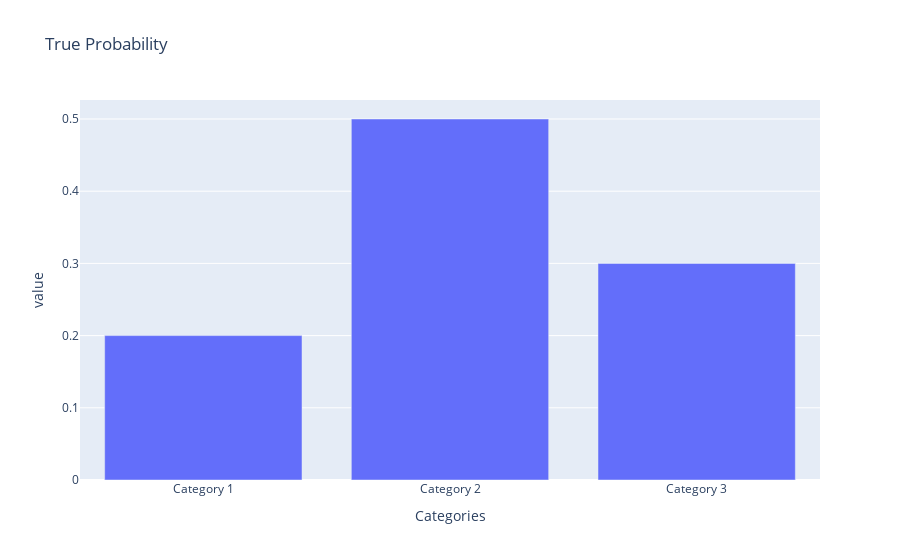
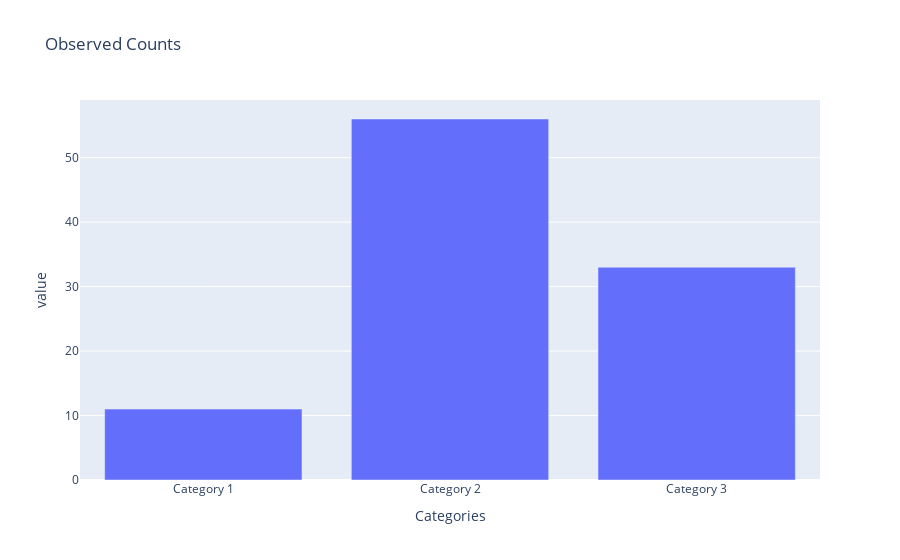

Source (notebook cell) for these figures, in order:
### Markdown cell above
# Question 3
---

### Code cell
import numpy as np
from scipy import stats
import plotly.figure_factory as ff  
import plotly.express as px
import random

random.seed(10)

###############################################################################
# 1. Define the true probabilities (theta) for 3 categories:
###############################################################################
theta = np.array([0.2, 0.5, 0.3]) 

###############################################################################
# 2. Draw a sample x from the multinomial distribution:
###############################################################################
N = 100  # total count (number of "trials")
x = np.random.multinomial(N, theta)

###############################################################################
# 3. Visualize the Multinomial distribution and the observed sample:
###############################################################################
categories = ["Category 1", "Category 2", "Category 3"]
truedata = {
    "Categories": ["Category 1", "Category 2", "Category 3"],
    "value": theta
}
obsdata = {
    "Categories": ["Category 1", "Category 2", "Category 3"],
    "value": x
}

fig = px.bar(truedata, x="Categories", y="value", title="True Probability")
fig.show('png')

fig = px.bar(obsdata, x="Categories", y="value", title="Observed Counts")
fig.show('png')

###############################################################################
# 4. Create Ternary plot of the prior and posterior distributions
###############################################################################
p1 = np.linspace(0,1,100)
p2 = 1-p1.copy()
p_ = np.linspace(0,1,100)
p1 = (p1[np.newaxis,:]*p_[:,np.newaxis]).flatten()
p2 = (p2[np.newaxis,:]*p_[:,np.newaxis]).flatten()
p3 = 1-p1-p2
p = np.c_[p1,p2,p3]

alpha_prior = np.array([1.1, 1.1, 1.1])  # Prior alpha values
dirichlet_prior = stats.dirichlet(alpha=alpha_prior)
dirichlet_prior_densities = dirichlet_prior.pdf(p.T)

fig = ff.create_ternary_contour(p.T, dirichlet_prior.pdf(p.T),
                                pole_labels=['p1', 'p2', 'p3'],
                                interp_mode='cartesian',
                                showscale=True)
fig.show('png')

alpha_post = np.array([1.1, 1.1, 1.1]) + x  # Prior alpha values
dirichlet_post = stats.dirichlet(alpha=alpha_post)
dirichlet_post_densities = dirichlet_post.pdf(p.T)

fig = ff.create_ternary_contour(p.T, dirichlet_post.pdf(p.T),
                                pole_labels=['p1', 'p2', 'p3'],
                                interp_mode='cartesian',
                                showscale=True)
fig.show('png')

### Figure 1 — Plotly figure (JSON) as saved in the notebook; plotly's stock layout.template omitted (floating-point values rounded to 4 significant figures)
{"data": [{"alignmentgroup": "True", "hovertemplate": "Categories=%{x}<br>value=%{y}<extra></extra>", "legendgroup": "", "marker": {"color": "#636efa", "pattern": {"shape": ""}}, "name": "", "offsetgroup": "", "orientation": "v", "showlegend": false, "textposition": "auto", "type": "bar", "x": ["Category 1", "Category 2", "Category 3"], "xaxis": "x", "y": [0.2, 0.5, 0.3], "yaxis": "y"}], "layout": {"barmode": "relative", "legend": {"tracegroupgap": 0}, "title": {"text": "True Probability"}, "xaxis": {"anchor": "y", "domain": [0, 1], "title": {"text": "Categories"}}, "yaxis": {"anchor": "x", "domain": [0, 1], "title": {"text": "value"}}}}

### Figure 2 — Plotly figure (JSON) as saved in the notebook; plotly's stock layout.template omitted (floating-point values rounded to 4 significant figures)
{"data": [{"alignmentgroup": "True", "hovertemplate": "Categories=%{x}<br>value=%{y}<extra></extra>", "legendgroup": "", "marker": {"color": "#636efa", "pattern": {"shape": ""}}, "name": "", "offsetgroup": "", "orientation": "v", "showlegend": false, "textposition": "auto", "type": "bar", "x": ["Category 1", "Category 2", "Category 3"], "xaxis": "x", "y": [11, 56, 33], "yaxis": "y"}], "layout": {"barmode": "relative", "legend": {"tracegroupgap": 0}, "title": {"text": "Observed Counts"}, "xaxis": {"anchor": "y", "domain": [0, 1], "title": {"text": "Categories"}}, "yaxis": {"anchor": "x", "domain": [0, 1], "title": {"text": "value"}}}}
